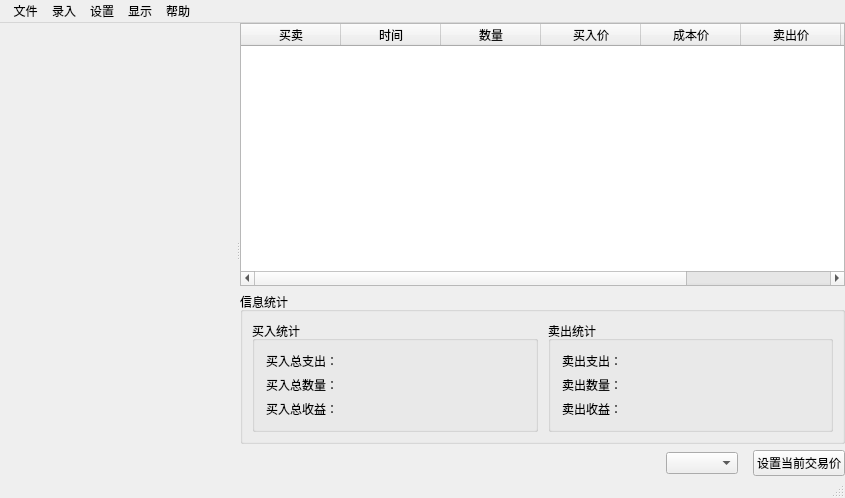
<?xml version="1.0" encoding="UTF-8"?>
<ui version="4.0">
 <class>JKMainWin</class>
 <widget class="QMainWindow" name="JKMainWin">
  <property name="geometry">
   <rect>
    <x>0</x>
    <y>0</y>
    <width>845</width>
    <height>498</height>
   </rect>
  </property>
  <property name="windowTitle">
   <string>炒股工具</string>
  </property>
  <widget class="QWidget" name="centralWidget">
   <layout class="QVBoxLayout" name="verticalLayout">
    <property name="leftMargin">
     <number>0</number>
    </property>
    <property name="topMargin">
     <number>0</number>
    </property>
    <property name="rightMargin">
     <number>0</number>
    </property>
    <property name="bottomMargin">
     <number>0</number>
    </property>
    <item>
     <widget class="QSplitter" name="m_pHSplitter">
      <property name="orientation">
       <enum>Qt::Horizontal</enum>
      </property>
      <widget class="JKTrendChart" name="trendChartWgt" native="true"/>
      <widget class="JKInfoWgt" name="widget_2" native="true">
       <layout class="QVBoxLayout" name="verticalLayout_2">
        <property name="spacing">
         <number>6</number>
        </property>
        <property name="leftMargin">
         <number>0</number>
        </property>
        <property name="topMargin">
         <number>0</number>
        </property>
        <property name="rightMargin">
         <number>0</number>
        </property>
        <property name="bottomMargin">
         <number>0</number>
        </property>
        <item>
         <widget class="QTableWidget" name="tableWidget">
          <property name="editTriggers">
           <set>QAbstractItemView::NoEditTriggers</set>
          </property>
          <property name="selectionBehavior">
           <enum>QAbstractItemView::SelectRows</enum>
          </property>
          <column>
           <property name="text">
            <string>买卖</string>
           </property>
          </column>
          <column>
           <property name="text">
            <string>时间</string>
           </property>
          </column>
          <column>
           <property name="text">
            <string>数量</string>
           </property>
          </column>
          <column>
           <property name="text">
            <string>买入价</string>
           </property>
          </column>
          <column>
           <property name="text">
            <string>成本价</string>
           </property>
          </column>
          <column>
           <property name="text">
            <string>卖出价</string>
           </property>
          </column>
          <column>
           <property name="text">
            <string>预计卖出收益</string>
           </property>
          </column>
          <column>
           <property name="text">
            <string>收益百分比</string>
           </property>
          </column>
         </widget>
        </item>
        <item>
         <widget class="QGroupBox" name="groupBox">
          <property name="minimumSize">
           <size>
            <width>0</width>
            <height>0</height>
           </size>
          </property>
          <property name="title">
           <string>信息统计</string>
          </property>
          <property name="flat">
           <bool>false</bool>
          </property>
          <layout class="QHBoxLayout" name="horizontalLayout_2">
           <property name="spacing">
            <number>10</number>
           </property>
           <property name="leftMargin">
            <number>9</number>
           </property>
           <property name="topMargin">
            <number>9</number>
           </property>
           <property name="rightMargin">
            <number>9</number>
           </property>
           <property name="bottomMargin">
            <number>9</number>
           </property>
           <item>
            <widget class="QGroupBox" name="groupBox_2">
             <property name="title">
              <string>买入统计</string>
             </property>
             <layout class="QVBoxLayout" name="verticalLayout_3">
              <item>
               <widget class="QLabel" name="lblBuySumPrice">
                <property name="text">
                 <string>买入总支出：</string>
                </property>
               </widget>
              </item>
              <item>
               <widget class="QLabel" name="lblBuySumCount">
                <property name="text">
                 <string>买入总数量：</string>
                </property>
               </widget>
              </item>
              <item>
               <widget class="QLabel" name="lblBuySumEarning">
                <property name="text">
                 <string>买入总收益：</string>
                </property>
               </widget>
              </item>
             </layout>
            </widget>
           </item>
           <item>
            <widget class="QGroupBox" name="groupBox_3">
             <property name="title">
              <string>卖出统计</string>
             </property>
             <layout class="QVBoxLayout" name="verticalLayout_4">
              <item>
               <widget class="QLabel" name="lblSellSumPrice">
                <property name="text">
                 <string>卖出支出：</string>
                </property>
               </widget>
              </item>
              <item>
               <widget class="QLabel" name="lblSellSumCount">
                <property name="text">
                 <string>卖出数量：</string>
                </property>
               </widget>
              </item>
              <item>
               <widget class="QLabel" name="lblSellSumEarning">
                <property name="text">
                 <string>卖出收益：</string>
                </property>
               </widget>
              </item>
             </layout>
            </widget>
           </item>
          </layout>
         </widget>
        </item>
        <item>
         <layout class="QHBoxLayout" name="horizontalLayout">
          <property name="spacing">
           <number>15</number>
          </property>
          <item>
           <spacer name="horizontalSpacer">
            <property name="orientation">
             <enum>Qt::Horizontal</enum>
            </property>
            <property name="sizeHint" stdset="0">
             <size>
              <width>40</width>
              <height>20</height>
             </size>
            </property>
           </spacer>
          </item>
          <item>
           <widget class="QComboBox" name="cmbBxSwitch">
            <property name="editable">
             <bool>false</bool>
            </property>
            <property name="sizeAdjustPolicy">
             <enum>QComboBox::AdjustToContents</enum>
            </property>
           </widget>
          </item>
          <item>
           <widget class="QPushButton" name="pBtnSetCurPrice">
            <property name="text">
             <string>设置当前交易价</string>
            </property>
           </widget>
          </item>
         </layout>
        </item>
       </layout>
      </widget>
     </widget>
    </item>
   </layout>
  </widget>
  <widget class="QMenuBar" name="menuBar">
   <property name="geometry">
    <rect>
     <x>0</x>
     <y>0</y>
     <width>845</width>
     <height>23</height>
    </rect>
   </property>
   <widget class="QMenu" name="menu">
    <property name="title">
     <string> 文件</string>
    </property>
    <addaction name="actNewProject"/>
    <addaction name="actOpenProject"/>
    <addaction name="actNewStockCode"/>
    <addaction name="actSave"/>
    <addaction name="actExit"/>
   </widget>
   <widget class="QMenu" name="menu_2">
    <property name="title">
     <string>录入</string>
    </property>
    <addaction name="actBuyStock"/>
    <addaction name="actSellStock"/>
   </widget>
   <widget class="QMenu" name="menu_3">
    <property name="title">
     <string>设置</string>
    </property>
    <addaction name="actTaxSetting"/>
   </widget>
   <widget class="QMenu" name="menu_4">
    <property name="title">
     <string>帮助</string>
    </property>
    <addaction name="actAbout"/>
   </widget>
   <widget class="QMenu" name="menu_5">
    <property name="title">
     <string>显示</string>
    </property>
   </widget>
   <addaction name="menu"/>
   <addaction name="menu_2"/>
   <addaction name="menu_3"/>
   <addaction name="menu_5"/>
   <addaction name="menu_4"/>
  </widget>
  <widget class="QStatusBar" name="statusBar"/>
  <action name="actNewStockCode">
   <property name="text">
    <string>添加股票</string>
   </property>
   <property name="toolTip">
    <string>添加股票</string>
   </property>
   <property name="shortcut">
    <string>Ctrl+N</string>
   </property>
  </action>
  <action name="actOpenProject">
   <property name="text">
    <string>打开项目</string>
   </property>
   <property name="toolTip">
    <string>打开项目</string>
   </property>
   <property name="shortcut">
    <string>Ctrl+O</string>
   </property>
  </action>
  <action name="actExit">
   <property name="text">
    <string>退出</string>
   </property>
   <property name="toolTip">
    <string>退出</string>
   </property>
   <property name="shortcut">
    <string>Esc</string>
   </property>
  </action>
  <action name="actSave">
   <property name="text">
    <string>保存项目</string>
   </property>
   <property name="toolTip">
    <string>保存项目</string>
   </property>
   <property name="shortcut">
    <string>Ctrl+S</string>
   </property>
  </action>
  <action name="actBuyStock">
   <property name="text">
    <string>买入</string>
   </property>
   <property name="toolTip">
    <string>买入股票</string>
   </property>
  </action>
  <action name="actSellStock">
   <property name="text">
    <string>卖出</string>
   </property>
   <property name="toolTip">
    <string>卖出股票</string>
   </property>
  </action>
  <action name="actTaxSetting">
   <property name="text">
    <string>设置税费参数</string>
   </property>
   <property name="toolTip">
    <string>设置税费参数</string>
   </property>
  </action>
  <action name="actAbout">
   <property name="text">
    <string>关于</string>
   </property>
   <property name="toolTip">
    <string>关于</string>
   </property>
  </action>
  <action name="actSwitchCode">
   <property name="text">
    <string>设置当前显示股票</string>
   </property>
   <property name="toolTip">
    <string>设置当前显示股票</string>
   </property>
  </action>
  <action name="actNewProject">
   <property name="text">
    <string>新建项目</string>
   </property>
  </action>
 </widget>
 <layoutdefault spacing="6" margin="11"/>
 <customwidgets>
  <customwidget>
   <class>JKTrendChart</class>
   <extends>QWidget</extends>
   <header>UI/jktrendchart.h</header>
   <container>1</container>
  </customwidget>
  <customwidget>
   <class>JKInfoWgt</class>
   <extends>QWidget</extends>
   <header location="global">UI/jkinfowgt.h</header>
   <container>1</container>
  </customwidget>
 </customwidgets>
 <resources/>
 <connections/>
</ui>
